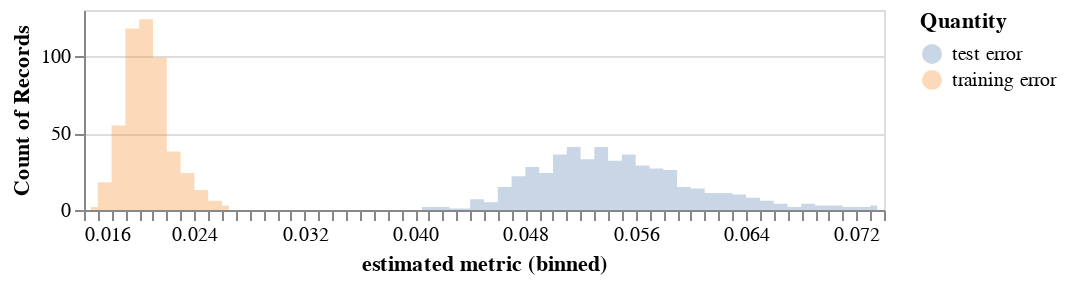

The cell this chart's notebook holds for it:
### Markdown cell above
When we plot the training and test errors, we can see that the training error (which is not an accurate estimate of generalization error) is usually smaller than the test error (which is). In other words, if we use the training error, we will usually overestimate the performance of our model.

### Code cell
source = pd.DataFrame({
    'training error':ê_S,
    'test error':ê_T
})

alt.Chart(source, height=100).transform_fold(
    ['training error', 'test error'],
    as_=['Quantity', 'estimated metric']
).mark_area(
    opacity=0.3,
    interpolate='step'
).encode(
    alt.X('estimated metric:Q', bin=alt.Bin(maxbins=100)),
    alt.Y('count()', stack=None),
    alt.Color('Quantity:N')
)

### Figure 1 — Vega-Lite specification as saved in the notebook (floating-point values rounded to 4 significant figures; data arrays with more than 128 entries replaced by an {"elided": "..."} marker saying what was removed)
{"$schema": "https://vega.github.io/schema/vega-lite/v3.4.0.json", "config": {"mark": {"tooltip": null}, "view": {"height": 300, "width": 400}}, "data": {"name": "data-d721bc97491a02ad4a0cd2c5654a883c"}, "datasets": {"data-d721bc97491a02ad4a0cd2c5654a883c": {"elided": "500 records"}}, "encoding": {"color": {"field": "Quantity", "type": "nominal"}, "x": {"bin": {"maxbins": 100}, "field": "estimated metric", "type": "quantitative"}, "y": {"aggregate": "count", "stack": null, "type": "quantitative"}}, "height": 100, "mark": {"interpolate": "step", "opacity": 0.3, "type": "area"}, "transform": [{"as": ["Quantity", "estimated metric"], "fold": ["training error", "test error"]}]}
